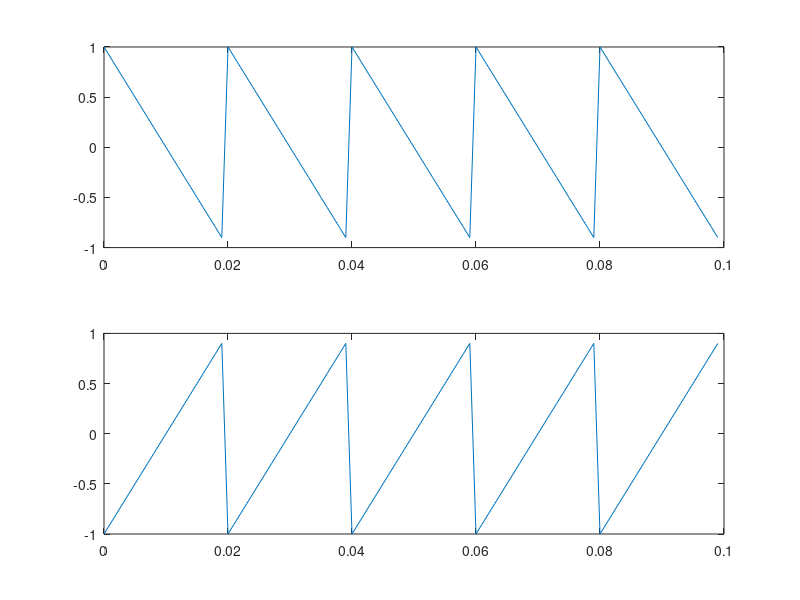

Here is the MATLAB script that generated this plot:
close all
clear 
%% Generate period 2*pi, peak[-1,+1] TriangularWave.
%% parameter setting
f = 50;
T = 5 * (1 / f);
fs = 1000;
t = 0 : 1 / fs : T - 1 / fs;% t [0,T], Period 1/fs.
%% Generate Wave 
y = sawtooth(2 * pi * 50 * t,0);% x = sawtooth(t,max) 
subplot(2,1,1);
plot(t,y);
z = sawtooth(2 * pi * 50 * t,1);
subplot(2,1,2);
plot(t,z);
